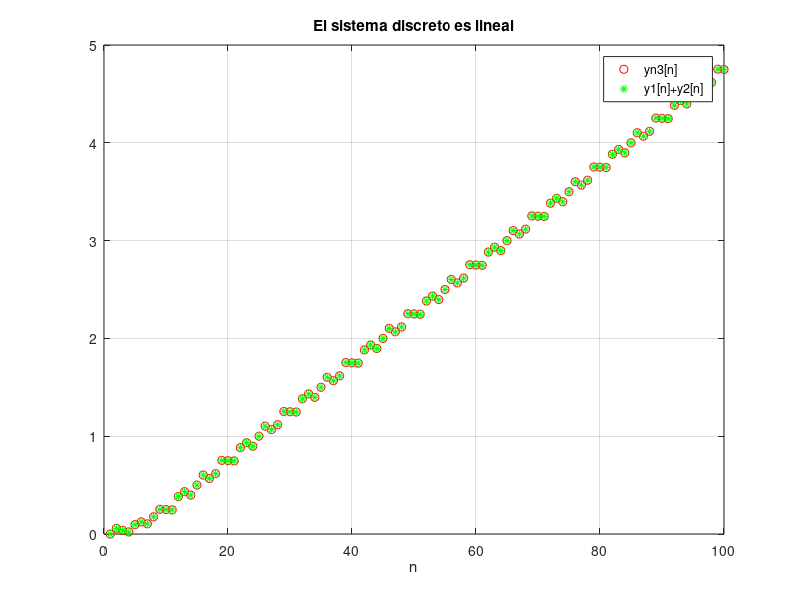

MATLAB code for this plot:
clear;clf;clc;
% -----------------------------------------------------------
% Verificación de la linealidad de un sistema discreto
% Determinar si el sistema:
% y[n]=1/M{x[n]+x[n-1]+...+x[n-M-1]} es lineal
% -----------------------------------------------------------
% Generamos 2 secuencia arbitrarias con los mismos elementos
k=100;
nn=0:k-1;
xn1=0.5*nn;
xn2=sin(2*pi*0.3*nn);
%
% Generamos las salidas para cada una de las entradas
alfa1=0.1;
alfa2=0.5;
M = 9; % Número de puntos para evaluación del promedio
num = ones(1,M);
% Cálculo del Promedio Móvil
% yn1[n] = T{xn1[n]}
yn1 =filter(num,1,xn1)/M;
% yn2[n] = T{xn2[n]}
yn2 =filter(num,1,xn2)/M; 
% Generamos una secuencia que sea una combinación lineal de ambas
% x3[n] = alfa1*x1[n] + alfa2*x2[n]
xn3 = alfa1*xn1+alfa2*xn2; 
%
% Ahora calculamos la salida para la entrada x3[n]
% yn3[n] = T{xn3[n]} = T{alfa1*xn1[n] + alfa2*xn2[n]}
yn3 = filter(num,1,xn3)/M; % Cálculo del Promedio Móvil;
%
% Dibujo de las salidas
% Dibujo de la salida de la suma de las entradas independientes.
plot(yn3,'ro');grid;
hold on
% Dibujo de la suma de las salidas independientes
% alfa1*yn1 + alfa2*yn2 = alfa1*T{xn1[n]} + alfa2*T{xn2[n]}
plot(alfa1*yn1+alfa2*yn2,'g*');
title('El sistema discreto es lineal')
xlabel('n')
legend('yn3[n]','y1[n]+y2[n]');
